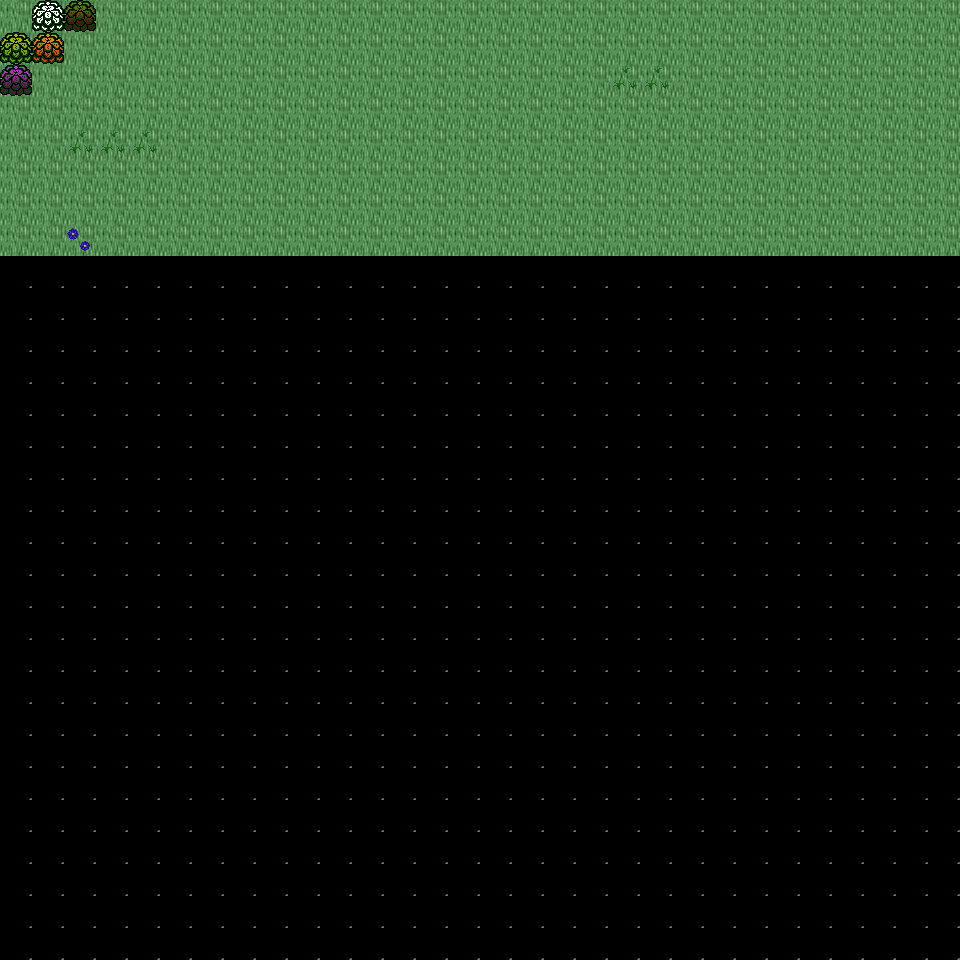

This game map was drawn from its Tiled (.tmx) file and the tilesets committed beside it. A one-line description and the trimmed map source follow:
An orthogonal 30x30 tile map with 32x32 px tiles, 6 tile layers (Ground, Object, Object2, Above, ...), 36 tilesets and 5 objects (5x mapchange).

<map version="1.0" orientation="orthogonal" renderorder="right-down" width="30" height="30" tilewidth="32" tileheight="32" nextobjectid="6">
  <tileset firstgid="1" name="tileset_plant_tree_chestnut_tree" tilewidth="32" tileheight="32" tilecount="20" columns="4">
    <image source="../drawable/tileset_plant_tree_chestnut_tree.png" width="128" height="160" />
  </tileset>
  <tileset firstgid="21" name="tileset_plant_tree_oak_tree" tilewidth="32" tileheight="32" tilecount="20" columns="4">
    <image source="../drawable/tileset_plant_tree_oak_tree.png" width="128" height="160" />
  </tileset>
  <tileset firstgid="41" name="tileset_building_fence_stone_fence_white" tilewidth="32" tileheight="32" tilecount="9" columns="3">
    <image source="../drawable/tileset_building_fence_stone_fence_white.png" width="96" height="96" />
  </tileset>
  <tileset firstgid="50" name="tileset_building_gnome_homes" tilewidth="32" tileheight="32" tilecount="48" columns="6">
    <image source="../drawable/tileset_building_gnome_homes.png" width="192" height="256" />
  </tileset>
  <tileset firstgid="98" name="tileset_plant_stump_small_stump" tilewidth="32" tileheight="32" tilecount="4" columns="2">
    <image source="../drawable/tileset_plant_stump_small_stump.png" width="64" height="64" />
  </tileset>
  <tileset firstgid="102" name="tileset_object_birds" tilewidth="32" tileheight="32" tilecount="4" columns="2">
    <image source="../drawable/tileset_object_birds.png" width="64" height="64" />
  </tileset>
  <tileset firstgid="106" name="tileset_ground_earth_edges" tilewidth="32" tileheight="32" tilecount="18" columns="6">
    <image source="../drawable/tileset_ground_earth_edges.png" width="192" height="96" />
  </tileset>
  <tileset firstgid="124" name="tileset_ground_grass_corners" tilewidth="32" tileheight="32" tilecount="24" columns="6">
    <image source="../drawable/tileset_ground_grass_corners.png" width="192" height="128" />
  </tileset>
  <tileset firstgid="148" name="tileset_building_fence_fence_chunky" tilewidth="32" tileheight="32" tilecount="21" columns="3">
    <image source="../drawable/tileset_building_fence_fence_chunky.png" width="96" height="224" />
  </tileset>
  <tileset firstgid="169" name="tileset_plant_bush_hosta" tilewidth="32" tileheight="32" tilecount="9" columns="3">
    <image source="../drawable/tileset_plant_bush_hosta.png" width="96" height="96" />
  </tileset>
  <tileset firstgid="178" name="tileset_plant_tree_maple_tree" tilewidth="32" tileheight="32" tilecount="72" columns="8">
    <image source="../drawable/tileset_plant_tree_maple_tree.png" width="256" height="288" />
  </tileset>
  <tileset firstgid="250" name="tileset_ground_ground" tilewidth="32" tileheight="32" tilecount="33" columns="3">
    <image source="../drawable/tileset_ground_ground.png" width="96" height="352" />
  </tileset>
  <tileset firstgid="283" name="tileset_ground_ground_2" tilewidth="32" tileheight="32" tilecount="4" columns="4">
    <image source="../drawable/tileset_ground_ground_2.png" width="128" height="32" />
  </tileset>
  <tileset firstgid="287" name="tileset_ground_ridge_earth_dark" tilewidth="32" tileheight="32" tilecount="96" columns="12">
    <image source="../drawable/tileset_ground_ridge_earth_dark.png" width="384" height="256" />
  </tileset>
  <tileset firstgid="383" name="tileset_plant_grasses" tilewidth="32" tileheight="32" tilecount="6" columns="3">
    <image source="../drawable/tileset_plant_grasses.png" width="96" height="64" />
  </tileset>
  <tileset firstgid="389" name="tileset_ground_grass_edges" tilewidth="32" tileheight="32" tilecount="36" columns="12">
    <image source="../drawable/tileset_ground_grass_edges.png" width="384" height="96" />
  </tileset>
  <tileset firstgid="425" name="tileset_ground_green_paving" tilewidth="32" tileheight="32" tilecount="18" columns="3">
    <image source="../drawable/tileset_ground_green_paving.png" width="96" height="192" />
  </tileset>
  <tileset firstgid="443" name="tileset_ground_rock_pebbles" tilewidth="32" tileheight="32" tilecount="3" columns="1">
    <image source="../drawable/tileset_ground_rock_pebbles.png" width="32" height="96" />
  </tileset>
  <tileset firstgid="446" name="tileset_plant_flower_daisy_white" tilewidth="32" tileheight="32" tilecount="8" columns="2">
    <image source="../drawable/tileset_plant_flower_daisy_white.png" width="64" height="128" />
  </tileset>
  <tileset firstgid="454" name="tileset_plant_flower_daisy_blue" tilewidth="32" tileheight="32" tilecount="8" columns="2">
    <image source="../drawable/tileset_plant_flower_daisy_blue.png" width="64" height="128" />
  </tileset>
  <tileset firstgid="462" name="tileset_ground_ladder_vertical_dark" tilewidth="32" tileheight="32" tilecount="3" columns="3">
    <image source="../drawable/tileset_ground_ladder_vertical_dark.png" width="96" height="32" />
  </tileset>
  <tileset firstgid="465" name="tileset_plant_tree_tree_darkgreen" tilewidth="32" tileheight="32" tilecount="88" columns="8">
    <image source="../drawable/tileset_plant_tree_tree_darkgreen.png" width="256" height="352" />
  </tileset>
  <tileset firstgid="553" name="tileset_ground_rock_rock_cluster" tilewidth="32" tileheight="32" tilecount="6" columns="3">
    <image source="../drawable/tileset_ground_rock_rock_cluster.png" width="96" height="64" />
  </tileset>
  <tileset firstgid="559" name="tileset_plant_bush_bushes" tilewidth="32" tileheight="32" tilecount="10" columns="5">
    <image source="../drawable/tileset_plant_bush_bushes.png" width="160" height="64" />
  </tileset>
  <tileset firstgid="569" name="tileset_plant_vine" tilewidth="32" tileheight="32" tilecount="3" columns="1">
    <image source="../drawable/tileset_plant_vine.png" width="32" height="96" />
  </tileset>
  <tileset firstgid="572" name="tileset_ground_ladder_horizontal_dark" tilewidth="32" tileheight="32" tilecount="3" columns="1">
    <image source="../drawable/tileset_ground_ladder_horizontal_dark.png" width="32" height="96" />
  </tileset>
  <tileset firstgid="575" name="tileset_logic_collision" tilewidth="32" tileheight="32" tilecount="1" columns="1">
    <image source="../drawable/tileset_logic_collision.png" width="32" height="32" />
  </tileset>
  <tileset firstgid="576" name="tileset_plant_tree_fir_trees" tilewidth="32" tileheight="32" tilecount="24" columns="6">
    <image source="../drawable/tileset_plant_tree_fir_trees.png" width="192" height="128" />
  </tileset>
  <tileset firstgid="600" name="tileset_plant_mosses" tilewidth="32" tileheight="32" tilecount="16" columns="4">
    <image source="../drawable/tileset_plant_mosses.png" width="128" height="128" />
  </tileset>
  <tileset firstgid="616" name="tileset_plant_mushroom3" tilewidth="32" tileheight="32" tilecount="2" columns="2">
    <image source="../drawable/tileset_plant_mushroom3.png" width="64" height="32" />
  </tileset>
  <tileset firstgid="618" name="tileset_building_wizards_tower" tilewidth="32" tileheight="32" tilecount="252" columns="9">
    <image source="../drawable/tileset_building_wizards_tower.png" width="288" height="896" />
  </tileset>
  <tileset firstgid="870" name="tileset_plant_tree_evergreen" tilewidth="32" tileheight="32" tilecount="36" columns="3">
    <image source="../drawable/tileset_plant_tree_evergreen.png" width="96" height="384" />
  </tileset>
  <tileset firstgid="906" name="tileset_plant_bush_large_green" tilewidth="32" tileheight="32" tilecount="9" columns="3">
    <image source="../drawable/tileset_plant_bush_large_green.png" width="96" height="96" />
  </tileset>
  <tileset firstgid="915" name="tileset_furniture_light_small_oil_lamp" tilewidth="32" tileheight="32" tilecount="8" columns="2">
    <image source="../drawable/tileset_furniture_light_small_oil_lamp.png" width="64" height="128" />
  </tileset>
  <tileset firstgid="923" name="tileset_item_banners_flag" tilewidth="32" tileheight="32" tilecount="12" columns="3">
    <image source="../drawable/tileset_item_banners_flag.png" width="96" height="128" />
  </tileset>
  <tileset firstgid="935" name="tileset_item_flagpole" tilewidth="32" tileheight="32" tilecount="3" columns="1">
    <image source="../drawable/tileset_item_flagpole.png" width="32" height="96" />
  </tileset>
  <layer name="Ground" width="30" height="30">
    <data>[900 cells, 240 non-empty, 1 distinct tile ids]</data>
  </layer>
  <layer name="Object" width="30" height="30">
    <data>[900 cells, 10 non-empty, 6 distinct tile ids]</data>
  </layer>
  <layer name="Object2" width="30" height="30">
    <data>[900 cells, 1 non-empty, 1 distinct tile ids]</data>
  </layer>
  <layer name="Above" width="30" height="30">
    <data>[900 cells, 0 non-empty, 0 distinct tile ids]</data>
  </layer>
  <layer name="Above2" width="30" height="30">
    <data>[900 cells, 0 non-empty, 0 distinct tile ids]</data>
  </layer>
  <layer name="Walkable" width="30" height="30">
    <data>[900 cells, 665 non-empty, 1 distinct tile ids]</data>
  </layer>
  <objectgroup name="MapEvents">
    <object id="1" name="north" type="mapchange" x="0" y="0" width="32" height="32">
      <properties>
        <property name="map" value="0_ados_mountain_n2_w2_x1_y3" />
        <property name="place" value="south" />
      </properties>
    </object>
    <object id="2" name="north2" type="mapchange" x="96" y="0" width="864" height="32">
      <properties>
        <property name="map" value="0_ados_mountain_n2_w2_x1_y3" />
        <property name="place" value="south2" />
      </properties>
    </object>
    <object id="3" name="west" type="mapchange" x="0" y="0" width="32" height="32">
      <properties>
        <property name="map" value="0_ados_mountain_n2_w2_x0_y4" />
        <property name="place" value="east" />
      </properties>
    </object>
    <object id="4" name="west2" type="mapchange" x="0" y="96" width="32" height="160">
      <properties>
        <property name="map" value="0_ados_mountain_n2_w2_x0_y4" />
        <property name="place" value="east2" />
      </properties>
    </object>
    <object id="5" name="east" type="mapchange" x="928" y="0" width="32" height="256">
      <properties>
        <property name="map" value="0_ados_mountain_n2_w2_x2_y4" />
        <property name="place" value="west" />
      </properties>
    </object>
  </objectgroup>
</map>
